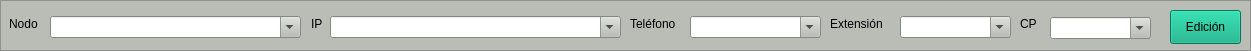
  <widget class="QFrame" name="frame">
   <property name="geometry">
    <rect>
     <x>10</x>
     <y>20</y>
     <width>1251</width>
     <height>51</height>
    </rect>
   </property>
   <property name="palette">
    <palette>
     <active>
      <colorrole role="WindowText">
       <brush brushstyle="SolidPattern">
        <color alpha="255">
         <red>0</red>
         <green>0</green>
         <blue>0</blue>
        </color>
       </brush>
      </colorrole>
      <colorrole role="Button">
       <brush brushstyle="SolidPattern">
        <color alpha="255">
         <red>186</red>
         <green>189</green>
         <blue>182</blue>
        </color>
       </brush>
      </colorrole>
      <colorrole role="Light">
       <brush brushstyle="SolidPattern">
        <color alpha="255">
         <red>255</red>
         <green>255</green>
         <blue>255</blue>
        </color>
       </brush>
      </colorrole>
      <colorrole role="Midlight">
       <brush brushstyle="SolidPattern">
        <color alpha="255">
         <red>220</red>
         <green>222</green>
         <blue>218</blue>
        </color>
       </brush>
      </colorrole>
      <colorrole role="Dark">
       <brush brushstyle="SolidPattern">
        <color alpha="255">
         <red>93</red>
         <green>94</green>
         <blue>91</blue>
        </color>
       </brush>
      </colorrole>
      <colorrole role="Mid">
       <brush brushstyle="SolidPattern">
        <color alpha="255">
         <red>124</red>
         <green>126</green>
         <blue>121</blue>
        </color>
       </brush>
      </colorrole>
      <colorrole role="Text">
       <brush brushstyle="SolidPattern">
        <color alpha="255">
         <red>0</red>
         <green>0</green>
         <blue>0</blue>
        </color>
       </brush>
      </colorrole>
      <colorrole role="BrightText">
       <brush brushstyle="SolidPattern">
        <color alpha="255">
         <red>255</red>
         <green>255</green>
         <blue>255</blue>
        </color>
       </brush>
      </colorrole>
      <colorrole role="ButtonText">
       <brush brushstyle="SolidPattern">
        <color alpha="255">
         <red>0</red>
         <green>0</green>
         <blue>0</blue>
        </color>
       </brush>
      </colorrole>
      <colorrole role="Base">
       <brush brushstyle="SolidPattern">
        <color alpha="255">
         <red>255</red>
         <green>255</green>
         <blue>255</blue>
        </color>
       </brush>
      </colorrole>
      <colorrole role="Window">
       <brush brushstyle="SolidPattern">
        <color alpha="255">
         <red>186</red>
         <green>189</green>
         <blue>182</blue>
        </color>
       </brush>
      </colorrole>
      <colorrole role="Shadow">
       <brush brushstyle="SolidPattern">
        <color alpha="255">
         <red>0</red>
         <green>0</green>
         <blue>0</blue>
        </color>
       </brush>
      </colorrole>
      <colorrole role="AlternateBase">
       <brush brushstyle="SolidPattern">
        <color alpha="255">
         <red>220</red>
         <green>222</green>
         <blue>218</blue>
        </color>
       </brush>
      </colorrole>
      <colorrole role="ToolTipBase">
       <brush brushstyle="SolidPattern">
        <color alpha="255">
         <red>255</red>
         <green>255</green>
         <blue>220</blue>
        </color>
       </brush>
      </colorrole>
      <colorrole role="ToolTipText">
       <brush brushstyle="SolidPattern">
        <color alpha="255">
         <red>0</red>
         <green>0</green>
         <blue>0</blue>
        </color>
       </brush>
      </colorrole>
     </active>
     <inactive>
      <colorrole role="WindowText">
       <brush brushstyle="SolidPattern">
        <color alpha="255">
         <red>0</red>
         <green>0</green>
         <blue>0</blue>
        </color>
       </brush>
      </colorrole>
      <colorrole role="Button">
       <brush brushstyle="SolidPattern">
        <color alpha="255">
         <red>186</red>
         <green>189</green>
         <blue>182</blue>
        </color>
       </brush>
      </colorrole>
      <colorrole role="Light">
       <brush brushstyle="SolidPattern">
        <color alpha="255">
         <red>255</red>
         <green>255</green>
         <blue>255</blue>
        </color>
       </brush>
      </colorrole>
      <colorrole role="Midlight">
       <brush brushstyle="SolidPattern">
        <color alpha="255">
         <red>220</red>
         <green>222</green>
         <blue>218</blue>
        </color>
       </brush>
      </colorrole>
      <colorrole role="Dark">
       <brush brushstyle="SolidPattern">
        <color alpha="255">
         <red>93</red>
         <green>94</green>
         <blue>91</blue>
        </color>
       </brush>
      </colorrole>
      <colorrole role="Mid">
       <brush brushstyle="SolidPattern">
        <color alpha="255">
         <red>124</red>
         <green>126</green>
         <blue>121</blue>
        </color>
       </brush>
      </colorrole>
      <colorrole role="Text">
       <brush brushstyle="SolidPattern">
        <color alpha="255">
         <red>0</red>
         <green>0</green>
         <blue>0</blue>
        </color>
       </brush>
      </colorrole>
      <colorrole role="BrightText">
       <brush brushstyle="SolidPattern">
        <color alpha="255">
         <red>255</red>
         <green>255</green>
         <blue>255</blue>
        </color>
       </brush>
      </colorrole>
      <colorrole role="ButtonText">
       <brush brushstyle="SolidPattern">
        <color alpha="255">
         <red>0</red>
         <green>0</green>
         <blue>0</blue>
        </color>
       </brush>
      </colorrole>
      <colorrole role="Base">
       <brush brushstyle="SolidPattern">
        <color alpha="255">
         <red>255</red>
         <green>255</green>
         <blue>255</blue>
        </color>
       </brush>
      </colorrole>
      <colorrole role="Window">
       <brush brushstyle="SolidPattern">
        <color alpha="255">
         <red>186</red>
         <green>189</green>
         <blue>182</blue>
        </color>
       </brush>
      </colorrole>
      <colorrole role="Shadow">
       <brush brushstyle="SolidPattern">
        <color alpha="255">
         <red>0</red>
         <green>0</green>
         <blue>0</blue>
        </color>
       </brush>
      </colorrole>
      <colorrole role="AlternateBase">
       <brush brushstyle="SolidPattern">
        <color alpha="255">
         <red>220</red>
         <green>222</green>
         <blue>218</blue>
        </color>
       </brush>
      </colorrole>
      <colorrole role="ToolTipBase">
       <brush brushstyle="SolidPattern">
        <color alpha="255">
         <red>255</red>
         <green>255</green>
         <blue>220</blue>
        </color>
       </brush>
      </colorrole>
      <colorrole role="ToolTipText">
       <brush brushstyle="SolidPattern">
        <color alpha="255">
         <red>0</red>
         <green>0</green>
         <blue>0</blue>
        </color>
       </brush>
      </colorrole>
     </inactive>
     <disabled>
      <colorrole role="WindowText">
       <brush brushstyle="SolidPattern">
        <color alpha="255">
         <red>93</red>
         <green>94</green>
         <blue>91</blue>
        </color>
       </brush>
      </colorrole>
      <colorrole role="Button">
       <brush brushstyle="SolidPattern">
        <color alpha="255">
         <red>186</red>
         <green>189</green>
         <blue>182</blue>
        </color>
       </brush>
      </colorrole>
      <colorrole role="Light">
       <brush brushstyle="SolidPattern">
        <color alpha="255">
         <red>255</red>
         <green>255</green>
         <blue>255</blue>
        </color>
       </brush>
      </colorrole>
      <colorrole role="Midlight">
       <brush brushstyle="SolidPattern">
        <color alpha="255">
         <red>220</red>
         <green>222</green>
         <blue>218</blue>
        </color>
       </brush>
      </colorrole>
      <colorrole role="Dark">
       <brush brushstyle="SolidPattern">
        <color alpha="255">
         <red>93</red>
         <green>94</green>
         <blue>91</blue>
        </color>
       </brush>
      </colorrole>
      <colorrole role="Mid">
       <brush brushstyle="SolidPattern">
        <color alpha="255">
         <red>124</red>
         <green>126</green>
         <blue>121</blue>
        </color>
       </brush>
      </colorrole>
      <colorrole role="Text">
       <brush brushstyle="SolidPattern">
        <color alpha="255">
         <red>93</red>
         <green>94</green>
         <blue>91</blue>
        </color>
       </brush>
      </colorrole>
      <colorrole role="BrightText">
       <brush brushstyle="SolidPattern">
        <color alpha="255">
         <red>255</red>
         <green>255</green>
         <blue>255</blue>
        </color>
       </brush>
      </colorrole>
      <colorrole role="ButtonText">
       <brush brushstyle="SolidPattern">
        <color alpha="255">
         <red>93</red>
         <green>94</green>
         <blue>91</blue>
        </color>
       </brush>
      </colorrole>
      <colorrole role="Base">
       <brush brushstyle="SolidPattern">
        <color alpha="255">
         <red>186</red>
         <green>189</green>
         <blue>182</blue>
        </color>
       </brush>
      </colorrole>
      <colorrole role="Window">
       <brush brushstyle="SolidPattern">
        <color alpha="255">
         <red>186</red>
         <green>189</green>
         <blue>182</blue>
        </color>
       </brush>
      </colorrole>
      <colorrole role="Shadow">
       <brush brushstyle="SolidPattern">
        <color alpha="255">
         <red>0</red>
         <green>0</green>
         <blue>0</blue>
        </color>
       </brush>
      </colorrole>
      <colorrole role="AlternateBase">
       <brush brushstyle="SolidPattern">
        <color alpha="255">
         <red>186</red>
         <green>189</green>
         <blue>182</blue>
        </color>
       </brush>
      </colorrole>
      <colorrole role="ToolTipBase">
       <brush brushstyle="SolidPattern">
        <color alpha="255">
         <red>255</red>
         <green>255</green>
         <blue>220</blue>
        </color>
       </brush>
      </colorrole>
      <colorrole role="ToolTipText">
       <brush brushstyle="SolidPattern">
        <color alpha="255">
         <red>0</red>
         <green>0</green>
         <blue>0</blue>
        </color>
       </brush>
      </colorrole>
     </disabled>
    </palette>
   </property>
   <property name="frameShape">
    <enum>QFrame::StyledPanel</enum>
   </property>
   <property name="frameShadow">
    <enum>QFrame::Raised</enum>
   </property>
   <widget class="QLabel" name="label_2">
    <property name="geometry">
     <rect>
      <x>311</x>
      <y>15</y>
      <width>16</width>
      <height>17</height>
     </rect>
    </property>
    <property name="text">
     <string>IP</string>
    </property>
   </widget>
   <widget class="QLabel" name="label">
    <property name="geometry">
     <rect>
      <x>9</x>
      <y>15</y>
      <width>38</width>
      <height>17</height>
     </rect>
    </property>
    <property name="text">
     <string>Nodo</string>
    </property>
   </widget>
   <widget class="QLabel" name="label_34">
    <property name="geometry">
     <rect>
      <x>630</x>
      <y>15</y>
      <width>67</width>
      <height>17</height>
     </rect>
    </property>
    <property name="text">
     <string>Teléfono</string>
    </property>
   </widget>
   <widget class="QLabel" name="label_35">
    <property name="geometry">
     <rect>
      <x>830</x>
      <y>15</y>
      <width>67</width>
      <height>17</height>
     </rect>
    </property>
    <property name="text">
     <string>Extensión</string>
    </property>
   </widget>
   <widget class="QLabel" name="label_38">
    <property name="geometry">
     <rect>
      <x>1020</x>
      <y>15</y>
      <width>17</width>
      <height>18</height>
     </rect>
    </property>
    <property name="text">
     <string>CP</string>
    </property>
   </widget>
   <widget class="QWidget" name="horizontalLayoutWidget_3">
    <property name="geometry">
     <rect>
      <x>50</x>
      <y>10</y>
      <width>251</width>
      <height>34</height>
     </rect>
    </property>
    <layout class="QHBoxLayout" name="horizontalLayout_12">
     <item>
      <widget class="QComboBox" name="comboBox_NODO">
       <property name="editable">
        <bool>true</bool>
       </property>
      </widget>
     </item>
    </layout>
   </widget>
   <widget class="QWidget" name="horizontalLayoutWidget_4">
    <property name="geometry">
     <rect>
      <x>330</x>
      <y>10</y>
      <width>291</width>
      <height>34</height>
     </rect>
    </property>
    <layout class="QHBoxLayout" name="horizontalLayout_13">
     <item>
      <widget class="QComboBox" name="comboBox_IP">
       <property name="editable">
        <bool>true</bool>
       </property>
      </widget>
     </item>
    </layout>
   </widget>
   <widget class="QWidget" name="horizontalLayoutWidget_5">
    <property name="geometry">
     <rect>
      <x>690</x>
      <y>10</y>
      <width>131</width>
      <height>34</height>
     </rect>
    </property>
    <layout class="QHBoxLayout" name="horizontalLayout_14">
     <item>
      <widget class="QComboBox" name="comboBox_TLF">
       <property name="editable">
        <bool>true</bool>
       </property>
      </widget>
     </item>
    </layout>
   </widget>
   <widget class="QWidget" name="verticalLayoutWidget">
    <property name="geometry">
     <rect>
      <x>900</x>
      <y>10</y>
      <width>111</width>
      <height>34</height>
     </rect>
    </property>
    <layout class="QVBoxLayout" name="verticalLayout_7">
     <item>
      <widget class="QComboBox" name="comboBox_extension">
       <property name="editable">
        <bool>true</bool>
       </property>
      </widget>
     </item>
    </layout>
   </widget>
   <widget class="QWidget" name="horizontalLayoutWidget_6">
    <property name="geometry">
     <rect>
      <x>1050</x>
      <y>10</y>
      <width>101</width>
      <height>36</height>
     </rect>
    </property>
    <layout class="QHBoxLayout" name="horizontalLayout_15">
     <item>
      <widget class="QComboBox" name="comboBox_CP">
       <property name="editable">
        <bool>true</bool>
       </property>
      </widget>
     </item>
    </layout>
   </widget>
   <widget class="QPushButton" name="pb_Edicion">
    <property name="geometry">
     <rect>
      <x>1170</x>
      <y>10</y>
      <width>71</width>
      <height>34</height>
     </rect>
    </property>
    <property name="palette">
     <palette>
      <active>
       <colorrole role="WindowText">
        <brush brushstyle="SolidPattern">
         <color alpha="255">
          <red>0</red>
          <green>0</green>
          <blue>0</blue>
         </color>
        </brush>
       </colorrole>
       <colorrole role="Button">
        <brush brushstyle="SolidPattern">
         <color alpha="255">
          <red>0</red>
          <green>170</green>
          <blue>127</blue>
         </color>
        </brush>
       </colorrole>
       <colorrole role="Light">
        <brush brushstyle="SolidPattern">
         <color alpha="255">
          <red>0</red>
          <green>255</green>
          <blue>191</blue>
         </color>
        </brush>
       </colorrole>
       <colorrole role="Midlight">
        <brush brushstyle="SolidPattern">
         <color alpha="255">
          <red>0</red>
          <green>212</green>
          <blue>159</blue>
         </color>
        </brush>
       </colorrole>
       <colorrole role="Dark">
        <brush brushstyle="SolidPattern">
         <color alpha="255">
          <red>0</red>
          <green>85</green>
          <blue>63</blue>
         </color>
        </brush>
       </colorrole>
       <colorrole role="Mid">
        <brush brushstyle="SolidPattern">
         <color alpha="255">
          <red>0</red>
          <green>113</green>
          <blue>84</blue>
         </color>
        </brush>
       </colorrole>
       <colorrole role="Text">
        <brush brushstyle="SolidPattern">
         <color alpha="255">
          <red>0</red>
          <green>0</green>
          <blue>0</blue>
         </color>
        </brush>
       </colorrole>
       <colorrole role="BrightText">
        <brush brushstyle="SolidPattern">
         <color alpha="255">
          <red>255</red>
          <green>255</green>
          <blue>255</blue>
         </color>
        </brush>
       </colorrole>
       <colorrole role="ButtonText">
        <brush brushstyle="SolidPattern">
         <color alpha="255">
          <red>0</red>
          <green>0</green>
          <blue>0</blue>
         </color>
        </brush>
       </colorrole>
       <colorrole role="Base">
        <brush brushstyle="SolidPattern">
         <color alpha="255">
          <red>255</red>
          <green>255</green>
          <blue>255</blue>
         </color>
        </brush>
       </colorrole>
       <colorrole role="Window">
        <brush brushstyle="SolidPattern">
         <color alpha="255">
          <red>0</red>
          <green>170</green>
          <blue>127</blue>
         </color>
        </brush>
       </colorrole>
       <colorrole role="Shadow">
        <brush brushstyle="SolidPattern">
         <color alpha="255">
          <red>0</red>
          <green>0</green>
          <blue>0</blue>
         </color>
        </brush>
       </colorrole>
       <colorrole role="AlternateBase">
        <brush brushstyle="SolidPattern">
         <color alpha="255">
          <red>127</red>
          <green>212</green>
          <blue>191</blue>
         </color>
        </brush>
       </colorrole>
       <colorrole role="ToolTipBase">
        <brush brushstyle="SolidPattern">
         <color alpha="255">
          <red>255</red>
          <green>255</green>
          <blue>220</blue>
         </color>
        </brush>
       </colorrole>
       <colorrole role="ToolTipText">
        <brush brushstyle="SolidPattern">
         <color alpha="255">
          <red>0</red>
          <green>0</green>
          <blue>0</blue>
         </color>
        </brush>
       </colorrole>
      </active>
      <inactive>
       <colorrole role="WindowText">
        <brush brushstyle="SolidPattern">
         <color alpha="255">
          <red>0</red>
          <green>0</green>
          <blue>0</blue>
         </color>
        </brush>
       </colorrole>
       <colorrole role="Button">
        <brush brushstyle="SolidPattern">
         <color alpha="255">
          <red>0</red>
          <green>170</green>
          <blue>127</blue>
         </color>
        </brush>
       </colorrole>
       <colorrole role="Light">
        <brush brushstyle="SolidPattern">
         <color alpha="255">
          <red>0</red>
          <green>255</green>
          <blue>191</blue>
         </color>
        </brush>
       </colorrole>
       <colorrole role="Midlight">
        <brush brushstyle="SolidPattern">
         <color alpha="255">
          <red>0</red>
          <green>212</green>
          <blue>159</blue>
         </color>
        </brush>
       </colorrole>
       <colorrole role="Dark">
        <brush brushstyle="SolidPattern">
         <color alpha="255">
          <red>0</red>
          <green>85</green>
          <blue>63</blue>
         </color>
        </brush>
       </colorrole>
       <colorrole role="Mid">
        <brush brushstyle="SolidPattern">
         <color alpha="255">
          <red>0</red>
          <green>113</green>
          <blue>84</blue>
         </color>
        </brush>
       </colorrole>
       <colorrole role="Text">
        <brush brushstyle="SolidPattern">
         <color alpha="255">
          <red>0</red>
          <green>0</green>
          <blue>0</blue>
         </color>
        </brush>
       </colorrole>
       <colorrole role="BrightText">
        <brush brushstyle="SolidPattern">
         <color alpha="255">
          <red>255</red>
          <green>255</green>
          <blue>255</blue>
         </color>
        </brush>
       </colorrole>
       <colorrole role="ButtonText">
        <brush brushstyle="SolidPattern">
         <color alpha="255">
          <red>0</red>
          <green>0</green>
          <blue>0</blue>
         </color>
        </brush>
       </colorrole>
       <colorrole role="Base">
        <brush brushstyle="SolidPattern">
         <color alpha="255">
          <red>255</red>
          <green>255</green>
          <blue>255</blue>
         </color>
        </brush>
       </colorrole>
       <colorrole role="Window">
        <brush brushstyle="SolidPattern">
         <color alpha="255">
          <red>0</red>
          <green>170</green>
          <blue>127</blue>
         </color>
        </brush>
       </colorrole>
       <colorrole role="Shadow">
        <brush brushstyle="SolidPattern">
         <color alpha="255">
          <red>0</red>
          <green>0</green>
          <blue>0</blue>
         </color>
        </brush>
       </colorrole>
       <colorrole role="AlternateBase">
        <brush brushstyle="SolidPattern">
         <color alpha="255">
          <red>127</red>
          <green>212</green>
          <blue>191</blue>
         </color>
        </brush>
       </colorrole>
       <colorrole role="ToolTipBase">
        <brush brushstyle="SolidPattern">
         <color alpha="255">
          <red>255</red>
          <green>255</green>
          <blue>220</blue>
         </color>
        </brush>
       </colorrole>
       <colorrole role="ToolTipText">
        <brush brushstyle="SolidPattern">
         <color alpha="255">
          <red>0</red>
          <green>0</green>
          <blue>0</blue>
         </color>
        </brush>
       </colorrole>
      </inactive>
      <disabled>
       <colorrole role="WindowText">
        <brush brushstyle="SolidPattern">
         <color alpha="255">
          <red>0</red>
          <green>85</green>
          <blue>63</blue>
         </color>
        </brush>
       </colorrole>
       <colorrole role="Button">
        <brush brushstyle="SolidPattern">
         <color alpha="255">
          <red>0</red>
          <green>170</green>
          <blue>127</blue>
         </color>
        </brush>
       </colorrole>
       <colorrole role="Light">
        <brush brushstyle="SolidPattern">
         <color alpha="255">
          <red>0</red>
          <green>255</green>
          <blue>191</blue>
         </color>
        </brush>
       </colorrole>
       <colorrole role="Midlight">
        <brush brushstyle="SolidPattern">
         <color alpha="255">
          <red>0</red>
          <green>212</green>
          <blue>159</blue>
         </color>
        </brush>
       </colorrole>
       <colorrole role="Dark">
        <brush brushstyle="SolidPattern">
         <color alpha="255">
          <red>0</red>
          <green>85</green>
          <blue>63</blue>
         </color>
        </brush>
       </colorrole>
       <colorrole role="Mid">
        <brush brushstyle="SolidPattern">
         <color alpha="255">
          <red>0</red>
          <green>113</green>
          <blue>84</blue>
         </color>
        </brush>
       </colorrole>
       <colorrole role="Text">
        <brush brushstyle="SolidPattern">
         <color alpha="255">
          <red>0</red>
          <green>85</green>
          <blue>63</blue>
         </color>
        </brush>
       </colorrole>
       <colorrole role="BrightText">
        <brush brushstyle="SolidPattern">
         <color alpha="255">
          <red>255</red>
          <green>255</green>
          <blue>255</blue>
         </color>
        </brush>
       </colorrole>
       <colorrole role="ButtonText">
        <brush brushstyle="SolidPattern">
         <color alpha="255">
          <red>0</red>
          <green>85</green>
          <blue>63</blue>
         </color>
        </brush>
       </colorrole>
       <colorrole role="Base">
        <brush brushstyle="SolidPattern">
         <color alpha="255">
          <red>0</red>
          <green>170</green>
          <blue>127</blue>
         </color>
        </brush>
       </colorrole>
       <colorrole role="Window">
        <brush brushstyle="SolidPattern">
         <color alpha="255">
          <red>0</red>
          <green>170</green>
          <blue>127</blue>
         </color>
        </brush>
       </colorrole>
       <colorrole role="Shadow">
        <brush brushstyle="SolidPattern">
         <color alpha="255">
          <red>0</red>
          <green>0</green>
          <blue>0</blue>
         </color>
        </brush>
       </colorrole>
       <colorrole role="AlternateBase">
        <brush brushstyle="SolidPattern">
         <color alpha="255">
          <red>0</red>
          <green>170</green>
          <blue>127</blue>
         </color>
        </brush>
       </colorrole>
       <colorrole role="ToolTipBase">
        <brush brushstyle="SolidPattern">
         <color alpha="255">
          <red>255</red>
          <green>255</green>
          <blue>220</blue>
         </color>
        </brush>
       </colorrole>
       <colorrole role="ToolTipText">
        <brush brushstyle="SolidPattern">
         <color alpha="255">
          <red>0</red>
          <green>0</green>
          <blue>0</blue>
         </color>
        </brush>
       </colorrole>
      </disabled>
     </palette>
    </property>
    <property name="focusPolicy">
     <enum>Qt::NoFocus</enum>
    </property>
    <property name="text">
     <string>Edición</string>
    </property>
    <property name="checkable">
     <bool>true</bool>
    </property>
    <property name="checked">
     <bool>false</bool>
    </property>
   </widget>
  </widget>
